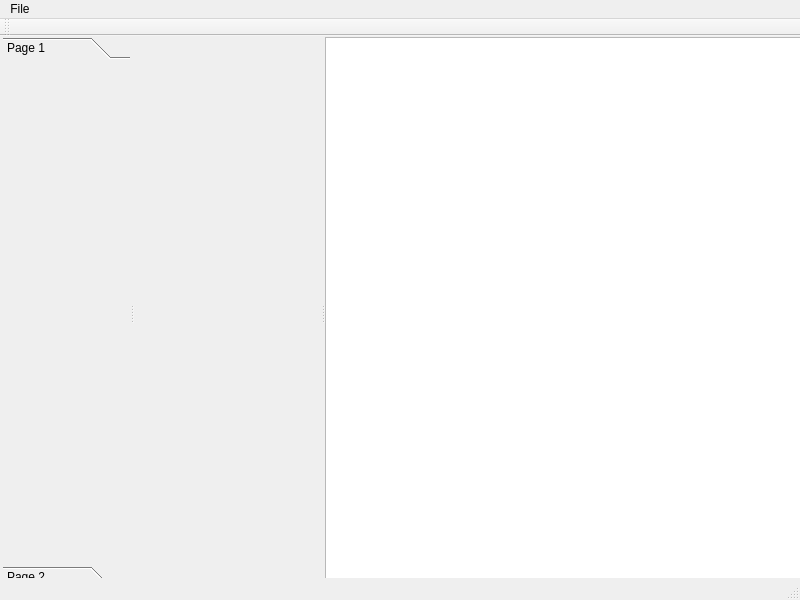
<?xml version="1.0" encoding="UTF-8"?>
<ui version="4.0">
 <class>MainWindow</class>
 <widget class="QMainWindow" name="MainWindow">
  <property name="geometry">
   <rect>
    <x>0</x>
    <y>0</y>
    <width>800</width>
    <height>600</height>
   </rect>
  </property>
  <property name="windowTitle">
   <string>MainWindow</string>
  </property>
  <widget class="QWidget" name="centralwidget">
   <widget class="QSplitter" name="splitter">
    <property name="geometry">
     <rect>
      <x>3</x>
      <y>1</y>
      <width>801</width>
      <height>551</height>
     </rect>
    </property>
    <property name="orientation">
     <enum>Qt::Horizontal</enum>
    </property>
    <widget class="QToolBox" name="toolBox">
     <property name="currentIndex">
      <number>0</number>
     </property>
     <widget class="QWidget" name="page_9">
      <property name="geometry">
       <rect>
        <x>0</x>
        <y>0</y>
        <width>121</width>
        <height>491</height>
       </rect>
      </property>
      <attribute name="label">
       <string>Page 1</string>
      </attribute>
     </widget>
     <widget class="QWidget" name="page_10">
      <property name="geometry">
       <rect>
        <x>0</x>
        <y>0</y>
        <width>121</width>
        <height>491</height>
       </rect>
      </property>
      <attribute name="label">
       <string>Page 2</string>
      </attribute>
     </widget>
    </widget>
    <widget class="QWidget" name="widget" native="true"/>
    <widget class="QTableWidget" name="tableWidget"/>
   </widget>
  </widget>
  <widget class="QMenuBar" name="menubar">
   <property name="geometry">
    <rect>
     <x>0</x>
     <y>0</y>
     <width>800</width>
     <height>21</height>
    </rect>
   </property>
   <widget class="QMenu" name="menuFile">
    <property name="title">
     <string>File</string>
    </property>
   </widget>
   <addaction name="menuFile"/>
  </widget>
  <widget class="QStatusBar" name="statusbar"/>
  <widget class="QToolBar" name="toolBar">
   <property name="windowTitle">
    <string>toolBar</string>
   </property>
   <attribute name="toolBarArea">
    <enum>TopToolBarArea</enum>
   </attribute>
   <attribute name="toolBarBreak">
    <bool>false</bool>
   </attribute>
  </widget>
 </widget>
 <resources/>
 <connections/>
</ui>
